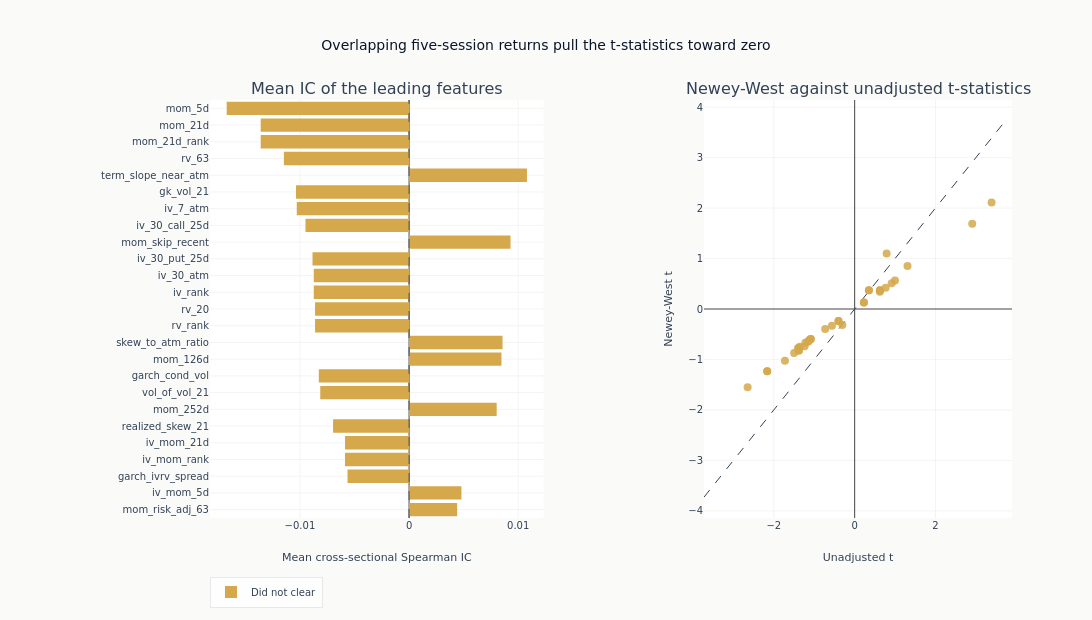

Write notebook code for a chart like this one.
### Markdown cell above
### Which features rank highest, and what the adjustment does to them

The left panel ranks the leading features by absolute mean information
coefficient, coloured by whether each cleared the false-discovery adjustment.
The right panel plots the Newey-West t-statistic against its unadjusted twin for
every feature in the searched set. A point on the dashed diagonal is a feature
whose sessions carried independent information; a point pulled toward zero off
it is one whose apparent significance came from the overlap between consecutive
five-session returns rather than from the size of its correlation. Bars run
horizontally because at this many feature names a rotated vertical axis is not
legible.

### Code cell
RANKED_FEATURES = 25
top = eval_summary.head(min(RANKED_FEATURES, len(eval_summary))).reverse()

fig = make_subplots(
    rows=1,
    cols=2,
    column_widths=[0.52, 0.48],
    subplot_titles=[
        "Mean IC of the leading features",
        "Newey-West against unadjusted t-statistics",
    ],
    horizontal_spacing=0.2,
)
for cleared, color, name in (
    (True, COLORS["blue"], "Cleared BH-FDR"),
    (False, COLORS["amber"], "Did not clear"),
):
    arm = top.filter(pl.col("fdr_sig").fill_null(False) == cleared)
    if not len(arm):
        continue
    _ = fig.add_trace(
        go.Bar(
            x=arm["ic_mean"].to_list(),
            y=arm["feature"].to_list(),
            orientation="h",
            marker_color=color,
            name=name,
        ),
        row=1,
        col=1,
    )
_ = fig.add_vline(
    x=0, line={"color": COLORS["neutral"], "width": 0.8, "dash": "dash"}, row=1, col=1
)

max_t = (
    max(
        eval_summary["naive_t"].cast(pl.Float64, strict=False).abs().max() or 1.0,
        eval_summary["hac_t"].cast(pl.Float64, strict=False).abs().max() or 1.0,
    )
    * 1.1
)
_ = fig.add_trace(
    go.Scatter(
        x=[-max_t, max_t],
        y=[-max_t, max_t],
        mode="lines",
        line={"dash": "dash", "color": COLORS["neutral"], "width": 1},
        showlegend=False,
    ),
    row=1,
    col=2,
)
for cleared, color, name in (
    (True, COLORS["blue"], "Cleared BH-FDR"),
    (False, COLORS["amber"], "Did not clear"),
):
    arm = eval_summary.filter(pl.col("fdr_sig").fill_null(False) == cleared)
    if not len(arm):
        continue
    _ = fig.add_trace(
        go.Scatter(
            x=arm["naive_t"].to_list(),
            y=arm["hac_t"].to_list(),
            mode="markers",
            marker={"color": color, "size": 8, "opacity": 0.85},
            text=arm["feature"].to_list(),
            name=name,
            showlegend=False,
        ),
        row=1,
        col=2,
    )
fig.update_layout(
    title="Overlapping five-session returns pull the t-statistics toward zero",
    height=620,
    width=1150,
    margin={"l": 210},
    legend={"orientation": "h", "y": -0.14},
)
# Two traces split the ranking by outcome, so the y order has to be restated or the
# categories fall in trace order and the ranking the panel exists to show is lost.
fig.update_yaxes(categoryorder="array", categoryarray=top["feature"].to_list(), row=1, col=1)
fig.update_xaxes(title_text="Mean cross-sectional Spearman IC", row=1, col=1)
fig.update_xaxes(title_text="Unadjusted t", row=1, col=2)
fig.update_yaxes(title_text="Newey-West t", row=1, col=2)
show_plotly_with_alt(
    fig,
    "Two panels. On the left, horizontal bars of mean information coefficient for the leading "
    "features, ordered by absolute size, spanning about minus 0.014 to plus 0.011; the momentum "
    "horizons and the realized volatility columns run negative and the near-term term slope, "
    "skip-month momentum and the skew ratio run positive. Every bar is drawn in the colour the "
    "chart uses for a feature that did not clear the false-discovery adjustment. On the right, "
    "the Newey-West t-statistic against its unadjusted twin for every feature in the searched "
    "set, with a dashed diagonal for equality. The points follow the diagonal in direction and "
    "lie inside it almost everywhere, and the contraction is largest where the unadjusted "
    "statistic is largest: an unadjusted t of about minus 2.7 maps to about minus 1.6, and one "
    "of about plus 3.5 to about plus 2.2. Four of the thirty-six move the other way, every one "
    "of them with a small unadjusted t, and only one is far enough from the diagonal to see - a "
    "point near plus 0.8 that rises to about plus 1.1.",
)

### Figure 1 — Plotly figure (JSON) as saved in the notebook; plotly's stock layout.template omitted (floating-point values rounded to 4 significant figures)
{"data": [{"marker": {"color": "#D4A84B"}, "name": "Did not clear", "orientation": "h", "type": "bar", "x": [0.004406, 0.004799, -0.005639, -0.005867, -0.005867, -0.006965, 0.008027, -0.008139, -0.008269, 0.008467, 0.008564, -0.008616, -0.008616, -0.008733, -0.008733, -0.008847, 0.009296, -0.009491, -0.01029, -0.01036, 0.0108, -0.01147, -0.0136, -0.0136, -0.01671], "xaxis": "x", "y": ["mom_risk_adj_63", "iv_mom_5d", "garch_ivrv_spread", "iv_mom_rank", "iv_mom_21d", "realized_skew_21", "mom_252d", "vol_of_vol_21", "garch_cond_vol", "mom_126d", "skew_to_atm_ratio", "rv_rank", "rv_20", "iv_rank", "iv_30_atm", "iv_30_put_25d", "mom_skip_recent", "iv_30_call_25d", "iv_7_atm", "gk_vol_21", "term_slope_near_atm", "rv_63", "mom_21d_rank", "mom_21d", "mom_5d"], "yaxis": "y"}, {"line": {"color": "#334155", "dash": "dash", "width": 1}, "mode": "lines", "showlegend": false, "type": "scatter", "x": [-3.728, 3.728], "xaxis": "x2", "y": [-3.728, 3.728], "yaxis": "y2"}, {"marker": {"color": "#D4A84B", "opacity": 0.85, "size": 8}, "mode": "markers", "name": "Did not clear", "showlegend": false, "text": ["mom_5d", "mom_21d", "mom_21d_rank", "rv_63", "term_slope_near_atm", "gk_vol_21", "iv_7_atm", "iv_30_call_25d", "mom_skip_recent", "iv_30_put_25d", "iv_30_atm", "iv_rank", "rv_20", "rv_rank", "skew_to_atm_ratio", "mom_126d", "garch_cond_vol", "vol_of_vol_21", "mom_252d", "realized_skew_21", "iv_mom_21d", "iv_mom_rank", "garch_ivrv_spread", "iv_mom_5d", "mom_risk_adj_63", "skew_rank", "skew_rr_30_25d", "garch_vol_surprise", "spread_atm_30", "ivrv_spread", "vrp_rank", "mom_63d", "mom_63d_rank", "d_skew_rr_30_25d", "d_iv_30_atm", "d_iv_rank"], "type": "scatter", "x": [-2.649, -2.164, -2.164, -1.383, 3.389, -1.36, -1.403, -1.221, 0.9161, -1.111, -1.086, -1.086, -1.152, -1.152, 2.909, 0.9981, -0.7293, -1.725, 0.7675, -1.497, -1.381, -1.381, -1.238, 1.308, 0.6235, 0.625, 0.625, -0.3054, -0.5623, -0.4008, -0.4008, 0.2294, 0.2294, 0.7913, 0.3524, 0.3524], "xaxis": "x2", "y": [-1.551, -1.235, -1.235, -0.771, 2.111, -0.7478, -0.7766, -0.6692, 0.5081, -0.6085, -0.5961, -0.5961, -0.6459, -0.6459, 1.691, 0.5628, -0.3979, -1.027, 0.4223, -0.8725, -0.8248, -0.8248, -0.7395, 0.8511, 0.3433, 0.3693, 0.3693, -0.3176, -0.3322, -0.2372, -0.2372, 0.1281, 0.1281, 1.102, 0.3735, 0.3735], "yaxis": "y2"}], "layout": {"annotations": [{"font": {"size": 16}, "showarrow": false, "text": "Mean IC of the leading features", "x": 0.208, "xanchor": "center", "xref": "paper", "y": 1.0, "yanchor": "bottom", "yref": "paper"}, {"font": {"size": 16}, "showarrow": false, "text": "Newey-West against unadjusted t-statistics", "x": 0.808, "xanchor": "center", "xref": "paper", "y": 1.0, "yanchor": "bottom", "yref": "paper"}], "height": 620, "legend": {"orientation": "h", "y": -0.14}, "margin": {"l": 210}, "shapes": [{"line": {"color": "#334155", "dash": "dash", "width": 0.8}, "type": "line", "x0": 0, "x1": 0, "xref": "x", "y0": 0, "y1": 1, "yref": "y domain"}], "title": {"text": "Overlapping five-session returns pull the t-statistics toward zero"}, "width": 1150, "xaxis": {"anchor": "y", "domain": [0.0, 0.416], "title": {"text": "Mean cross-sectional Spearman IC"}}, "xaxis2": {"anchor": "y2", "domain": [0.616, 1.0], "title": {"text": "Unadjusted t"}}, "yaxis": {"anchor": "x", "categoryarray": ["mom_risk_adj_63", "iv_mom_5d", "garch_ivrv_spread", "iv_mom_rank", "iv_mom_21d", "realized_skew_21", "mom_252d", "vol_of_vol_21", "garch_cond_vol", "mom_126d", "skew_to_atm_ratio", "rv_rank", "rv_20", "iv_rank", "iv_30_atm", "iv_30_put_25d", "mom_skip_recent", "iv_30_call_25d", "iv_7_atm", "gk_vol_21", "term_slope_near_atm", "rv_63", "mom_21d_rank", "mom_21d", "mom_5d"], "categoryorder": "array", "domain": [0.0, 1.0]}, "yaxis2": {"anchor": "x2", "domain": [0.0, 1.0], "title": {"text": "Newey-West t"}}}}
